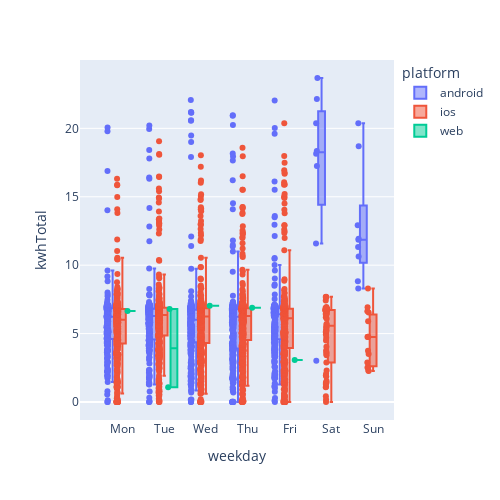

Notebook cell for this chart:
### Code cell
#plotly boxplot


px.box(
    data_frame=ev_df, x='weekday', y='kwhTotal',
    width=500, height=500, points='all', category_orders={'weekday' : weekday_order},
    color='platform'
).show()

### Figure 1 — Plotly figure (JSON) as saved in the notebook; plotly's stock layout.template omitted (floating-point values rounded to 4 significant figures; data arrays with more than 128 entries replaced by an {"elided": "..."} marker saying what was removed)
{"data": [{"alignmentgroup": "True", "boxpoints": "all", "hovertemplate": "platform=android<br>weekday=%{x}<br>kwhTotal=%{y}<extra></extra>", "legendgroup": "android", "marker": {"color": "#636efa"}, "name": "android", "notched": false, "offsetgroup": "android", "orientation": "v", "showlegend": true, "type": "box", "x": {"elided": "1155 str values"}, "x0": " ", "xaxis": "x", "y": {"elided": "1155 float values"}, "y0": " ", "yaxis": "y"}, {"alignmentgroup": "True", "boxpoints": "all", "hovertemplate": "platform=ios<br>weekday=%{x}<br>kwhTotal=%{y}<extra></extra>", "legendgroup": "ios", "marker": {"color": "#EF553B"}, "name": "ios", "notched": false, "offsetgroup": "ios", "orientation": "v", "showlegend": true, "type": "box", "x": {"elided": "2234 str values"}, "x0": " ", "xaxis": "x", "y": {"elided": "2234 float values"}, "y0": " ", "yaxis": "y"}, {"alignmentgroup": "True", "boxpoints": "all", "hovertemplate": "platform=web<br>weekday=%{x}<br>kwhTotal=%{y}<extra></extra>", "legendgroup": "web", "marker": {"color": "#00cc96"}, "name": "web", "notched": false, "offsetgroup": "web", "orientation": "v", "showlegend": true, "type": "box", "x": ["Thu", "Mon", "Tue", "Wed", "Fri", "Tue"], "x0": " ", "xaxis": "x", "y": [6.88, 6.65, 6.8, 7.03, 3.07, 1.07], "y0": " ", "yaxis": "y"}], "layout": {"boxmode": "group", "height": 500, "legend": {"title": {"text": "platform"}, "tracegroupgap": 0}, "margin": {"t": 60}, "width": 500, "xaxis": {"anchor": "y", "categoryarray": ["Mon", "Tue", "Wed", "Thu", "Fri", "Sat", "Sun"], "categoryorder": "array", "domain": [0, 1], "title": {"text": "weekday"}}, "yaxis": {"anchor": "x", "domain": [0, 1], "title": {"text": "kwhTotal"}}}}
